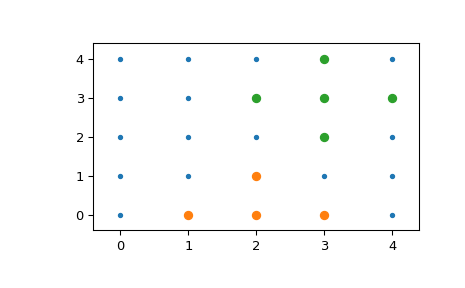

The Python source for this figure:
from scipy import spatial
x, y = np.mgrid[0:5, 0:5]
points = np.c_[x.ravel(), y.ravel()]
tree = spatial.KDTree(points)
tree.query_ball_point([2, 0], 1)
# [5, 10, 11, 15]

# Query multiple points and plot the results:

import matplotlib.pyplot as plt
points = np.asarray(points)
plt.plot(points[:,0], points[:,1], '.')
for results in tree.query_ball_point(([2, 0], [3, 3]), 1):
    nearby_points = points[results]
    plt.plot(nearby_points[:,0], nearby_points[:,1], 'o')
plt.margins(0.1, 0.1)
plt.show()
